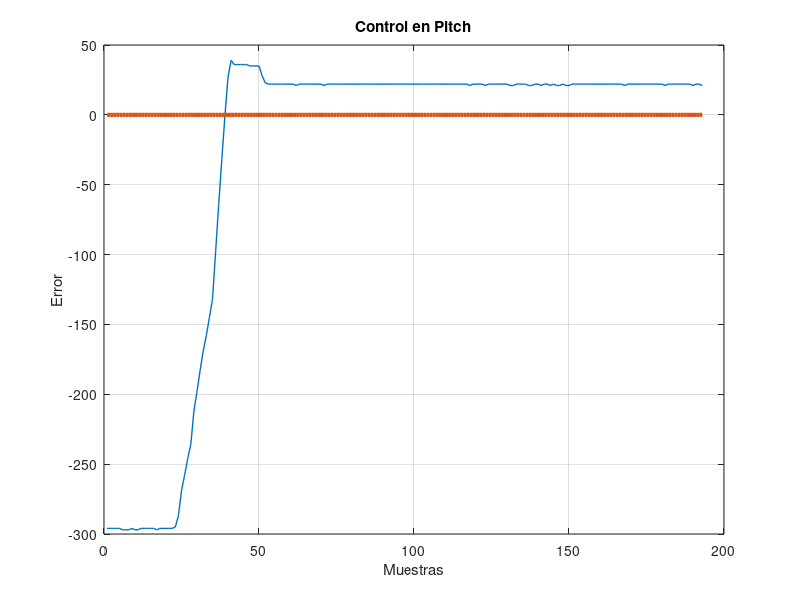

MATLAB code for this plot: (Note: this script raises an error after producing the figure.)
clc;
clear all;
clf;
data = load('data5.txt');
x = zeros(size(data));
R = zeros(size(data));
for i = [1 : length(data)]
  x(i) = i;
endfor
plot(x,data,"linewidth", 1);
hold on;
plot(x,R,"linewidth", 3);
grid on;
xlabel ("Muestras");
ylabel ("Error");
title ("Control en Pitch");
h = legend ({"Control P"}, "Referencia");
legend (h, "location", "northeastoutside");